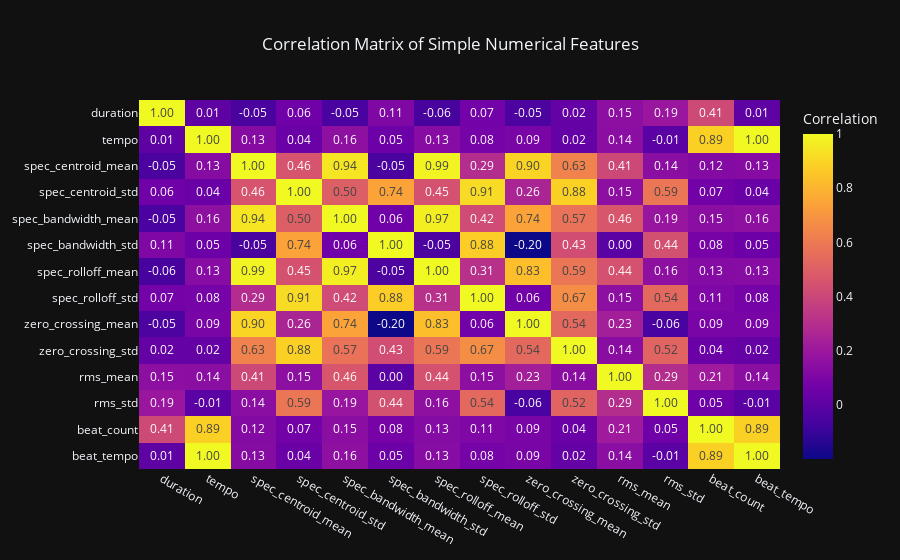

The code cell stored with this chart in its notebook:
### Markdown cell above
This visualization reveals the class imbalance in my dataset. "Unknown" and "worship" dominate with 422 and 366 tracks respectively, while genres like "afro adura" and "amapiano" have only 11 tracks each. This imbalance means:

- The model will see many more examples of majority classes during training
- Accuracy on rare genres may be lower due to limited training data
- We should pay attention to **per-class metrics** (precision, recall, F1) rather than just overall accuracy
- Class imbalance is common in real-world datasets and must be acknowledged

Next, I examined the correlation between the audio features. Doing this ensured that I wasn't using **redundant features** in my analysis, and also guarded against **multicollinearity concerns** for one of the models which I wanted to use in my analysis (Logistic Regression). The code cell below shows some of the features which are highly correlated.

### Code cell
# Visualization 1

# Create a detailed inventory of all 348 features
print(f"{'='*80}")
print(f"FEATURE INVENTORY (348 TOTAL FEATURES)")
print(f"{'='*80}")

# 1. Simple Numerical Features (14)
print(f"\n{'─'*80}\n1. SIMPLE NUMERICAL FEATURES ({len(numerical_feature_cols)} features)\n{'─'*80}")
feature_categories = {
    'Rhythm': ['duration', 'tempo', 'beat_count', 'beat_tempo'],
    'Timbre/Brightness': ['spec_centroid_mean', 'spec_centroid_std'],
    'Texture': ['spec_bandwidth_mean', 'spec_bandwidth_std'],
    'Frequency Shape': ['spec_rolloff_mean', 'spec_rolloff_std'],
    'Percussiveness': ['zero_crossing_mean', 'zero_crossing_std'],
    'Loudness': ['rms_mean', 'rms_std']
}
for category, features in feature_categories.items():
    print(f"  • {category}: {', '.join(features)}")

# 2. Array-Based Features (334)
print(f"\n{'─'*80}\n2. ARRAY-BASED FEATURES (334 features)\n{'─'*80}")
total_array_feats = sum(array_feature_cols.values())
print(f"These are multi-dimensional vectors capturing complex audio patterns:\n")
print(f"  • Mel-Frequency Cepstral Coefficients (MFCCs): {array_feature_cols['mfcc_mean'] + array_feature_cols['mfcc_std']} features")
print(f"    (Captures timbre and vocal characteristics)\n")
print(f"  • Chroma Features: {array_feature_cols['chroma_mean'] + array_feature_cols['chroma_std']} features")
print(f"    (Captures harmonic/melodic content - which notes are played)\n")
print(f"  • Mel Spectrogram: {array_feature_cols['mel_spec_mean'] + array_feature_cols['mel_spec_std']} features")
print(f"    (Energy across 128 frequency bins on a human-perceived scale)\n")
print(f"  • Spectral Contrast: {array_feature_cols['spec_contrast_mean'] + array_feature_cols['spec_contrast_std']} features")
print(f"    (Difference between peaks and valleys in the sound spectrum)\n")

print(f"✓ Feature inventory complete.")


# Visualization 2: Feature Correlation Matrix

# --- Feature Analysis 1: Correlation Heatmap ---
print(f"\n{'='*80}")
print("FEATURE ANALYSIS 1: CORRELATION OF NUMERICAL FEATURES")
print(f"{'='*80}")

# Calculate the correlation matrix for the simple numerical features
corr_matrix = pd.DataFrame(X_train_scaled, columns=feature_names).loc[:, numerical_feature_cols].corr()

# Create the heatmap
fig_corr = px.imshow(
    corr_matrix,
    text_auto=".2f",
    aspect="auto",
    title="Correlation Matrix of Simple Numerical Features",
    labels=dict(color="Correlation"),
    template='plotly_dark'
)
fig_corr.update_layout(title_x=0.5)
fig_corr.show()

print("\n**Interpretation**: The heatmap shows relationships between features. For example, 'tempo' and 'beat_tempo' are perfectly correlated (1.0), as expected. High correlations (e.g., between spectral features) indicate some redundancy, which tree-based models can handle well.")

### Figure 1 — Plotly figure (JSON) as saved in the notebook; plotly's stock layout.template omitted (floating-point values rounded to 4 significant figures; data arrays with more than 128 entries replaced by an {"elided": "..."} marker saying what was removed)
{"data": [{"coloraxis": "coloraxis", "hovertemplate": "x: %{x}<br>y: %{y}<br>Correlation: %{z}<extra></extra>", "name": "0", "texttemplate": "%{z:.2f}", "type": "heatmap", "x": ["duration", "tempo", "spec_centroid_mean", "spec_centroid_std", "spec_bandwidth_mean", "spec_bandwidth_std", "spec_rolloff_mean", "spec_rolloff_std", "zero_crossing_mean", "zero_crossing_std", "rms_mean", "rms_std", "beat_count", "beat_tempo"], "xaxis": "x", "y": ["duration", "tempo", "spec_centroid_mean", "spec_centroid_std", "spec_bandwidth_mean", "spec_bandwidth_std", "spec_rolloff_mean", "spec_rolloff_std", "zero_crossing_mean", "zero_crossing_std", "rms_mean", "rms_std", "beat_count", "beat_tempo"], "yaxis": "y", "z": {"elided": "14x14 float values"}}], "layout": {"coloraxis": {"colorbar": {"title": {"text": "Correlation"}}, "colorscale": [[0, "#0d0887"], [0.1111, "#46039f"], [0.2222, "#7201a8"], [0.3333, "#9c179e"], [0.4444, "#bd3786"], [0.5556, "#d8576b"], [0.6667, "#ed7953"], [0.7778, "#fb9f3a"], [0.8889, "#fdca26"], [1, "#f0f921"]]}, "title": {"text": "Correlation Matrix of Simple Numerical Features", "x": 0.5}, "xaxis": {"anchor": "y", "domain": [0, 1]}, "yaxis": {"anchor": "x", "autorange": "reversed", "domain": [0, 1]}}}
